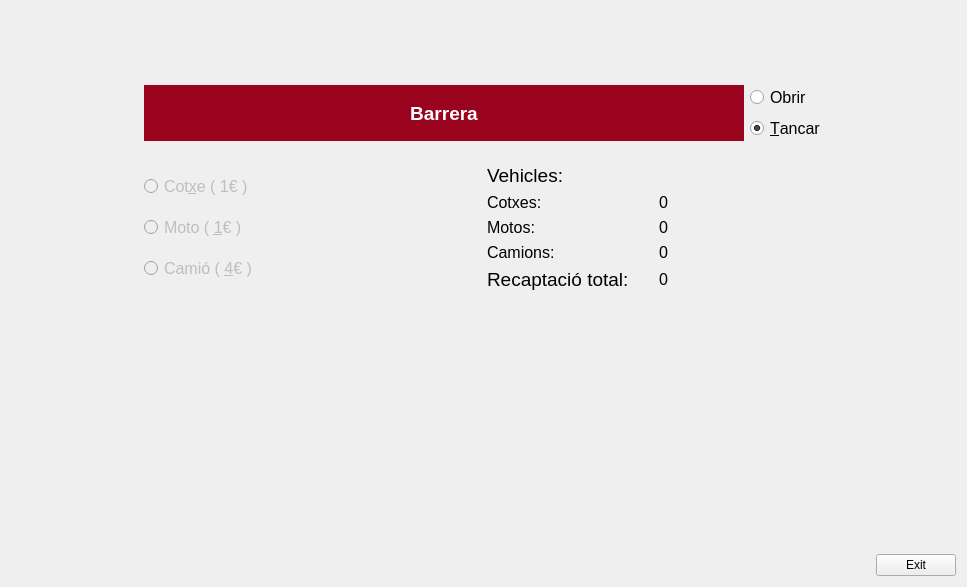
<?xml version="1.0" encoding="UTF-8"?>
<ui version="4.0">
 <class>MyForm</class>
 <widget class="QWidget" name="MyForm">
  <property name="geometry">
   <rect>
    <x>0</x>
    <y>0</y>
    <width>967</width>
    <height>587</height>
   </rect>
  </property>
  <property name="windowTitle">
   <string>Peatge autopista</string>
  </property>
  <layout class="QVBoxLayout" name="verticalLayout_10">
   <item>
    <layout class="QHBoxLayout" name="horizontalLayout_6">
     <item>
      <spacer name="horizontalSpacer_2">
       <property name="orientation">
        <enum>Qt::Horizontal</enum>
       </property>
       <property name="sizeHint" stdset="0">
        <size>
         <width>13</width>
         <height>17</height>
        </size>
       </property>
      </spacer>
     </item>
     <item>
      <layout class="QVBoxLayout" name="verticalLayout_9">
       <item>
        <layout class="QVBoxLayout" name="verticalLayout_8">
         <item>
          <spacer name="verticalSpacer_2">
           <property name="orientation">
            <enum>Qt::Vertical</enum>
           </property>
           <property name="sizeHint" stdset="0">
            <size>
             <width>20</width>
             <height>40</height>
            </size>
           </property>
          </spacer>
         </item>
         <item>
          <layout class="QHBoxLayout" name="horizontalLayout_4">
           <item>
            <widget class="MyLabel" name="label">
             <property name="minimumSize">
              <size>
               <width>600</width>
               <height>50</height>
              </size>
             </property>
             <property name="font">
              <font>
               <family>Ubuntu</family>
               <pointsize>14</pointsize>
               <weight>75</weight>
               <bold>true</bold>
              </font>
             </property>
             <property name="autoFillBackground">
              <bool>false</bool>
             </property>
             <property name="styleSheet">
              <string notr="true">background-color: #9a031e;
color: white;</string>
             </property>
             <property name="lineWidth">
              <number>5</number>
             </property>
             <property name="text">
              <string>Barrera</string>
             </property>
             <property name="alignment">
              <set>Qt::AlignCenter</set>
             </property>
            </widget>
           </item>
           <item>
            <layout class="QVBoxLayout" name="verticalLayout_7">
             <item>
              <widget class="QRadioButton" name="radioButton_5">
               <property name="font">
                <font>
                 <family>Ubuntu</family>
                 <pointsize>12</pointsize>
                </font>
               </property>
               <property name="text">
                <string>Obrir</string>
               </property>
              </widget>
             </item>
             <item>
              <widget class="QRadioButton" name="radioButton_4">
               <property name="font">
                <font>
                 <family>Ubuntu</family>
                 <pointsize>12</pointsize>
                </font>
               </property>
               <property name="text">
                <string>&amp;Tancar</string>
               </property>
               <property name="checked">
                <bool>true</bool>
               </property>
              </widget>
             </item>
            </layout>
           </item>
          </layout>
         </item>
         <item>
          <spacer name="verticalSpacer_3">
           <property name="orientation">
            <enum>Qt::Vertical</enum>
           </property>
           <property name="sizeType">
            <enum>QSizePolicy::Minimum</enum>
           </property>
           <property name="sizeHint" stdset="0">
            <size>
             <width>17</width>
             <height>17</height>
            </size>
           </property>
          </spacer>
         </item>
        </layout>
       </item>
       <item>
        <layout class="QHBoxLayout" name="horizontalLayout_5">
         <item>
          <layout class="QVBoxLayout" name="verticalLayout_6">
           <item>
            <widget class="QRadioButton" name="radioButton">
             <property name="enabled">
              <bool>false</bool>
             </property>
             <property name="font">
              <font>
               <family>Ubuntu</family>
               <pointsize>12</pointsize>
              </font>
             </property>
             <property name="text">
              <string notr="true">Cot&amp;xe ( 1€ )</string>
             </property>
            </widget>
           </item>
           <item>
            <widget class="QRadioButton" name="radioButton_2">
             <property name="enabled">
              <bool>false</bool>
             </property>
             <property name="font">
              <font>
               <family>Ubuntu</family>
               <pointsize>12</pointsize>
              </font>
             </property>
             <property name="text">
              <string>Moto ( &amp;1€ )</string>
             </property>
            </widget>
           </item>
           <item>
            <widget class="QRadioButton" name="radioButton_3">
             <property name="enabled">
              <bool>false</bool>
             </property>
             <property name="font">
              <font>
               <family>Ubuntu</family>
               <pointsize>12</pointsize>
              </font>
             </property>
             <property name="text">
              <string>Camió ( &amp;4€ )</string>
             </property>
            </widget>
           </item>
          </layout>
         </item>
         <item>
          <layout class="QVBoxLayout" name="verticalLayout_5">
           <item>
            <layout class="QVBoxLayout" name="verticalLayout_4">
             <item>
              <widget class="QLabel" name="label_2">
               <property name="font">
                <font>
                 <family>Ubuntu</family>
                 <pointsize>14</pointsize>
                </font>
               </property>
               <property name="text">
                <string>Vehicles:</string>
               </property>
              </widget>
             </item>
             <item>
              <layout class="QHBoxLayout" name="horizontalLayout">
               <item>
                <layout class="QVBoxLayout" name="verticalLayout_2">
                 <item>
                  <widget class="QLabel" name="label_3">
                   <property name="font">
                    <font>
                     <family>Ubuntu</family>
                     <pointsize>12</pointsize>
                    </font>
                   </property>
                   <property name="text">
                    <string>Cotxes:</string>
                   </property>
                  </widget>
                 </item>
                 <item>
                  <widget class="QLabel" name="label_4">
                   <property name="font">
                    <font>
                     <family>Ubuntu</family>
                     <pointsize>12</pointsize>
                    </font>
                   </property>
                   <property name="text">
                    <string>Motos:</string>
                   </property>
                  </widget>
                 </item>
                 <item>
                  <widget class="QLabel" name="label_5">
                   <property name="font">
                    <font>
                     <family>Ubuntu</family>
                     <pointsize>12</pointsize>
                    </font>
                   </property>
                   <property name="text">
                    <string>Camions:</string>
                   </property>
                  </widget>
                 </item>
                </layout>
               </item>
               <item>
                <layout class="QVBoxLayout" name="verticalLayout">
                 <item>
                  <widget class="MyLabel" name="label_7">
                   <property name="font">
                    <font>
                     <family>Ubuntu</family>
                     <pointsize>12</pointsize>
                    </font>
                   </property>
                   <property name="text">
                    <string>0</string>
                   </property>
                  </widget>
                 </item>
                 <item>
                  <widget class="MyLabel" name="label_8">
                   <property name="font">
                    <font>
                     <family>Ubuntu</family>
                     <pointsize>12</pointsize>
                    </font>
                   </property>
                   <property name="text">
                    <string>0</string>
                   </property>
                  </widget>
                 </item>
                 <item>
                  <widget class="MyLabel" name="label_9">
                   <property name="font">
                    <font>
                     <family>Ubuntu</family>
                     <pointsize>12</pointsize>
                    </font>
                   </property>
                   <property name="text">
                    <string>0</string>
                   </property>
                  </widget>
                 </item>
                </layout>
               </item>
              </layout>
             </item>
            </layout>
           </item>
           <item>
            <layout class="QHBoxLayout" name="horizontalLayout_3">
             <item>
              <widget class="QLabel" name="label_6">
               <property name="font">
                <font>
                 <family>Ubuntu</family>
                 <pointsize>14</pointsize>
                </font>
               </property>
               <property name="text">
                <string>Recaptació total:</string>
               </property>
              </widget>
             </item>
             <item>
              <widget class="MyLabel" name="label_10">
               <property name="font">
                <font>
                 <family>Ubuntu</family>
                 <pointsize>12</pointsize>
                </font>
               </property>
               <property name="text">
                <string>0</string>
               </property>
              </widget>
             </item>
            </layout>
           </item>
          </layout>
         </item>
        </layout>
       </item>
      </layout>
     </item>
     <item>
      <spacer name="horizontalSpacer_3">
       <property name="orientation">
        <enum>Qt::Horizontal</enum>
       </property>
       <property name="sizeHint" stdset="0">
        <size>
         <width>13</width>
         <height>17</height>
        </size>
       </property>
      </spacer>
     </item>
    </layout>
   </item>
   <item>
    <layout class="QHBoxLayout" name="horizontalLayout_2">
     <item>
      <spacer name="horizontalSpacer">
       <property name="orientation">
        <enum>Qt::Horizontal</enum>
       </property>
       <property name="sizeHint" stdset="0">
        <size>
         <width>40</width>
         <height>20</height>
        </size>
       </property>
      </spacer>
     </item>
     <item>
      <layout class="QVBoxLayout" name="verticalLayout_3">
       <item>
        <spacer name="verticalSpacer">
         <property name="orientation">
          <enum>Qt::Vertical</enum>
         </property>
         <property name="sizeHint" stdset="0">
          <size>
           <width>20</width>
           <height>40</height>
          </size>
         </property>
        </spacer>
       </item>
       <item>
        <widget class="QPushButton" name="pushButton">
         <property name="text">
          <string>Exit</string>
         </property>
         <property name="shortcut">
          <string>Esc</string>
         </property>
        </widget>
       </item>
      </layout>
     </item>
    </layout>
   </item>
  </layout>
 </widget>
 <customwidgets>
  <customwidget>
   <class>MyLabel</class>
   <extends>QLabel</extends>
   <header>MyLabel.h</header>
   <slots>
    <slot>incrementOne()</slot>
    <slot>incrementFour()</slot>
    <slot>changeColorGreen()</slot>
    <slot>changeColorRed()</slot>
   </slots>
  </customwidget>
 </customwidgets>
 <resources/>
 <connections>
  <connection>
   <sender>pushButton</sender>
   <signal>clicked()</signal>
   <receiver>MyForm</receiver>
   <slot>close()</slot>
   <hints>
    <hint type="sourcelabel">
     <x>955</x>
     <y>575</y>
    </hint>
    <hint type="destinationlabel">
     <x>878</x>
     <y>564</y>
    </hint>
   </hints>
  </connection>
  <connection>
   <sender>radioButton_4</sender>
   <signal>clicked(bool)</signal>
   <receiver>radioButton_2</receiver>
   <slot>setDisabled(bool)</slot>
   <hints>
    <hint type="sourcelabel">
     <x>799</x>
     <y>113</y>
    </hint>
    <hint type="destinationlabel">
     <x>182</x>
     <y>222</y>
    </hint>
   </hints>
  </connection>
  <connection>
   <sender>radioButton_4</sender>
   <signal>clicked(bool)</signal>
   <receiver>radioButton_3</receiver>
   <slot>setDisabled(bool)</slot>
   <hints>
    <hint type="sourcelabel">
     <x>818</x>
     <y>102</y>
    </hint>
    <hint type="destinationlabel">
     <x>208</x>
     <y>260</y>
    </hint>
   </hints>
  </connection>
  <connection>
   <sender>radioButton_5</sender>
   <signal>clicked(bool)</signal>
   <receiver>radioButton_2</receiver>
   <slot>setEnabled(bool)</slot>
   <hints>
    <hint type="sourcelabel">
     <x>770</x>
     <y>78</y>
    </hint>
    <hint type="destinationlabel">
     <x>150</x>
     <y>215</y>
    </hint>
   </hints>
  </connection>
  <connection>
   <sender>radioButton_5</sender>
   <signal>clicked(bool)</signal>
   <receiver>radioButton_3</receiver>
   <slot>setEnabled(bool)</slot>
   <hints>
    <hint type="sourcelabel">
     <x>812</x>
     <y>81</y>
    </hint>
    <hint type="destinationlabel">
     <x>242</x>
     <y>257</y>
    </hint>
   </hints>
  </connection>
  <connection>
   <sender>radioButton_4</sender>
   <signal>clicked(bool)</signal>
   <receiver>radioButton</receiver>
   <slot>setDisabled(bool)</slot>
   <hints>
    <hint type="sourcelabel">
     <x>766</x>
     <y>100</y>
    </hint>
    <hint type="destinationlabel">
     <x>163</x>
     <y>184</y>
    </hint>
   </hints>
  </connection>
  <connection>
   <sender>radioButton_5</sender>
   <signal>clicked(bool)</signal>
   <receiver>radioButton</receiver>
   <slot>setEnabled(bool)</slot>
   <hints>
    <hint type="sourcelabel">
     <x>758</x>
     <y>77</y>
    </hint>
    <hint type="destinationlabel">
     <x>159</x>
     <y>174</y>
    </hint>
   </hints>
  </connection>
  <connection>
   <sender>radioButton_2</sender>
   <signal>clicked()</signal>
   <receiver>label_8</receiver>
   <slot>incrementOne()</slot>
   <hints>
    <hint type="sourcelabel">
     <x>248</x>
     <y>220</y>
    </hint>
    <hint type="destinationlabel">
     <x>681</x>
     <y>219</y>
    </hint>
   </hints>
  </connection>
  <connection>
   <sender>radioButton_3</sender>
   <signal>clicked()</signal>
   <receiver>label_9</receiver>
   <slot>incrementOne()</slot>
   <hints>
    <hint type="sourcelabel">
     <x>249</x>
     <y>257</y>
    </hint>
    <hint type="destinationlabel">
     <x>663</x>
     <y>247</y>
    </hint>
   </hints>
  </connection>
  <connection>
   <sender>radioButton</sender>
   <signal>clicked()</signal>
   <receiver>label_7</receiver>
   <slot>incrementOne()</slot>
   <hints>
    <hint type="sourcelabel">
     <x>228</x>
     <y>184</y>
    </hint>
    <hint type="destinationlabel">
     <x>695</x>
     <y>195</y>
    </hint>
   </hints>
  </connection>
  <connection>
   <sender>radioButton</sender>
   <signal>clicked()</signal>
   <receiver>label_10</receiver>
   <slot>incrementOne()</slot>
   <hints>
    <hint type="sourcelabel">
     <x>207</x>
     <y>188</y>
    </hint>
    <hint type="destinationlabel">
     <x>676</x>
     <y>277</y>
    </hint>
   </hints>
  </connection>
  <connection>
   <sender>radioButton_2</sender>
   <signal>clicked()</signal>
   <receiver>label_10</receiver>
   <slot>incrementOne()</slot>
   <hints>
    <hint type="sourcelabel">
     <x>229</x>
     <y>226</y>
    </hint>
    <hint type="destinationlabel">
     <x>675</x>
     <y>270</y>
    </hint>
   </hints>
  </connection>
  <connection>
   <sender>radioButton_3</sender>
   <signal>clicked()</signal>
   <receiver>label_10</receiver>
   <slot>incrementFour()</slot>
   <hints>
    <hint type="sourcelabel">
     <x>230</x>
     <y>267</y>
    </hint>
    <hint type="destinationlabel">
     <x>680</x>
     <y>276</y>
    </hint>
   </hints>
  </connection>
  <connection>
   <sender>radioButton_5</sender>
   <signal>clicked()</signal>
   <receiver>label</receiver>
   <slot>changeColorGreen()</slot>
   <hints>
    <hint type="sourcelabel">
     <x>768</x>
     <y>69</y>
    </hint>
    <hint type="destinationlabel">
     <x>590</x>
     <y>73</y>
    </hint>
   </hints>
  </connection>
  <connection>
   <sender>radioButton_4</sender>
   <signal>clicked()</signal>
   <receiver>label</receiver>
   <slot>changeColorRed()</slot>
   <hints>
    <hint type="sourcelabel">
     <x>772</x>
     <y>107</y>
    </hint>
    <hint type="destinationlabel">
     <x>629</x>
     <y>108</y>
    </hint>
   </hints>
  </connection>
 </connections>
</ui>
